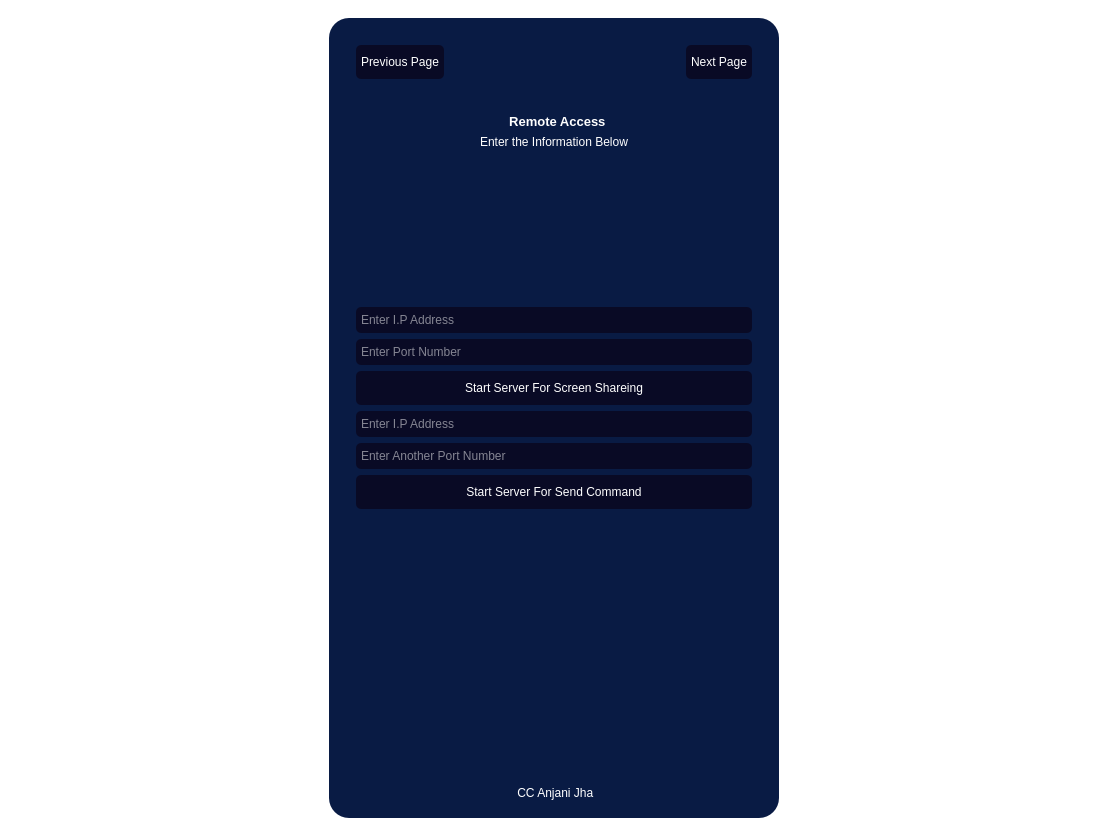
<?xml version="1.0" encoding="UTF-8"?>
<ui version="4.0">
 <class>MainWindow</class>
 <widget class="QMainWindow" name="MainWindow">
  <property name="geometry">
   <rect>
    <x>0</x>
    <y>0</y>
    <width>1109</width>
    <height>836</height>
   </rect>
  </property>
  <property name="windowTitle">
   <string>NetAdminPro Server</string>
  </property>
  <property name="windowIcon">
   <iconset resource="Loginresources.qrc">
    <normaloff>:/image/images/AppLogo.png</normaloff>:/image/images/AppLogo.png</iconset>
  </property>
  <property name="styleSheet">
   <string notr="true">*{
	border: none;
	background-color: transparent;
	background: transparent;
	padding: 0;
	margin: 0;
	color: #fff;
}
#centralwidget{
	background-color: ;
	background-image: url(:/image/images/bg.jpg);
}
#widget{
	background-color: rgb(9, 27, 68);
	border-radius:20px;
}
QLineEdit{
	background-color: rgb(9, 10, 37);
	padding: 5px 3px;
	border-radius:5px;
	
}
QPushButton{
	background-color:  rgb(9, 10, 37);
	padding: 10px 5px;
	border-radius:5px;
}</string>
  </property>
  <property name="iconSize">
   <size>
    <width>30</width>
    <height>30</height>
   </size>
  </property>
  <widget class="QWidget" name="centralwidget">
   <layout class="QVBoxLayout" name="verticalLayout">
    <item alignment="Qt::AlignHCenter">
     <widget class="QWidget" name="widget" native="true">
      <property name="minimumSize">
       <size>
        <width>450</width>
        <height>700</height>
       </size>
      </property>
      <property name="maximumSize">
       <size>
        <width>600</width>
        <height>800</height>
       </size>
      </property>
      <layout class="QVBoxLayout" name="verticalLayout_2">
       <item>
        <widget class="QStackedWidget" name="stackedWidget">
         <property name="font">
          <font>
           <weight>75</weight>
           <bold>true</bold>
          </font>
         </property>
         <property name="currentIndex">
          <number>0</number>
         </property>
         <widget class="QWidget" name="RemoteAccessPage">
          <layout class="QVBoxLayout" name="verticalLayout_3">
           <item>
            <widget class="QFrame" name="RANavFrame">
             <property name="frameShape">
              <enum>QFrame::StyledPanel</enum>
             </property>
             <property name="frameShadow">
              <enum>QFrame::Raised</enum>
             </property>
             <layout class="QHBoxLayout" name="horizontalLayout">
              <item alignment="Qt::AlignLeft|Qt::AlignTop">
               <widget class="QPushButton" name="RAPrevBttn">
                <property name="minimumSize">
                 <size>
                  <width>0</width>
                  <height>0</height>
                 </size>
                </property>
                <property name="text">
                 <string>Previous Page</string>
                </property>
                <property name="icon">
                 <iconset resource="Loginresources.qrc">
                  <normaloff>:/icons/Icons/arrow-left-circle.png</normaloff>:/icons/Icons/arrow-left-circle.png</iconset>
                </property>
               </widget>
              </item>
              <item alignment="Qt::AlignRight|Qt::AlignTop">
               <widget class="QPushButton" name="RANextBttn">
                <property name="text">
                 <string>Next Page</string>
                </property>
                <property name="icon">
                 <iconset resource="Loginresources.qrc">
                  <normaloff>:/icons/Icons/arrow-right-circle.png</normaloff>:/icons/Icons/arrow-right-circle.png</iconset>
                </property>
                <property name="iconSize">
                 <size>
                  <width>20</width>
                  <height>20</height>
                 </size>
                </property>
               </widget>
              </item>
             </layout>
            </widget>
           </item>
           <item alignment="Qt::AlignHCenter|Qt::AlignTop">
            <widget class="QLabel" name="RALogo">
             <property name="text">
              <string/>
             </property>
             <property name="pixmap">
              <pixmap resource="Loginresources.qrc">:/icons/Icons/airplay.png</pixmap>
             </property>
            </widget>
           </item>
           <item alignment="Qt::AlignHCenter|Qt::AlignTop">
            <widget class="QLabel" name="RAName">
             <property name="font">
              <font>
               <pointsize>10</pointsize>
               <weight>75</weight>
               <bold>true</bold>
              </font>
             </property>
             <property name="text">
              <string>  Remote Access</string>
             </property>
            </widget>
           </item>
           <item alignment="Qt::AlignHCenter|Qt::AlignTop">
            <widget class="QLabel" name="RAInfo">
             <property name="text">
              <string>Enter the Information Below</string>
             </property>
            </widget>
           </item>
           <item>
            <spacer name="verticalSpacer">
             <property name="orientation">
              <enum>Qt::Vertical</enum>
             </property>
             <property name="sizeHint" stdset="0">
              <size>
               <width>20</width>
               <height>40</height>
              </size>
             </property>
            </spacer>
           </item>
           <item>
            <widget class="QFrame" name="RAMainFrame">
             <property name="frameShape">
              <enum>QFrame::StyledPanel</enum>
             </property>
             <property name="frameShadow">
              <enum>QFrame::Raised</enum>
             </property>
             <layout class="QVBoxLayout" name="verticalLayout_4">
              <item>
               <widget class="QLineEdit" name="RAIPLine">
                <property name="placeholderText">
                 <string>Enter I.P Address </string>
                </property>
               </widget>
              </item>
              <item>
               <widget class="QLineEdit" name="RAPortLine">
                <property name="placeholderText">
                 <string>Enter Port Number</string>
                </property>
               </widget>
              </item>
              <item>
               <widget class="QPushButton" name="RAStartserverBttn">
                <property name="text">
                 <string>Start Server For Screen Shareing</string>
                </property>
               </widget>
              </item>
              <item>
               <widget class="QLineEdit" name="RAIP2Line">
                <property name="placeholderText">
                 <string>Enter I.P Address</string>
                </property>
               </widget>
              </item>
              <item>
               <widget class="QLineEdit" name="RA2PortLine">
                <property name="placeholderText">
                 <string>Enter Another Port Number</string>
                </property>
               </widget>
              </item>
              <item>
               <widget class="QPushButton" name="RASendCommandBttn">
                <property name="text">
                 <string>Start Server For Send Command</string>
                </property>
               </widget>
              </item>
              <item>
               <spacer name="verticalSpacer_5">
                <property name="orientation">
                 <enum>Qt::Vertical</enum>
                </property>
                <property name="sizeHint" stdset="0">
                 <size>
                  <width>20</width>
                  <height>40</height>
                 </size>
                </property>
               </spacer>
              </item>
              <item>
               <spacer name="verticalSpacer_4">
                <property name="orientation">
                 <enum>Qt::Vertical</enum>
                </property>
                <property name="sizeHint" stdset="0">
                 <size>
                  <width>20</width>
                  <height>40</height>
                 </size>
                </property>
               </spacer>
              </item>
              <item>
               <spacer name="verticalSpacer_3">
                <property name="orientation">
                 <enum>Qt::Vertical</enum>
                </property>
                <property name="sizeHint" stdset="0">
                 <size>
                  <width>20</width>
                  <height>40</height>
                 </size>
                </property>
               </spacer>
              </item>
             </layout>
            </widget>
           </item>
           <item>
            <spacer name="verticalSpacer_2">
             <property name="orientation">
              <enum>Qt::Vertical</enum>
             </property>
             <property name="sizeHint" stdset="0">
              <size>
               <width>20</width>
               <height>40</height>
              </size>
             </property>
            </spacer>
           </item>
           <item alignment="Qt::AlignHCenter|Qt::AlignBottom">
            <widget class="QLabel" name="RACCLabel">
             <property name="text">
              <string> CC Anjani Jha</string>
             </property>
            </widget>
           </item>
          </layout>
         </widget>
         <widget class="QWidget" name="SharedFileTransferPage">
          <layout class="QVBoxLayout" name="verticalLayout_5">
           <item>
            <widget class="QFrame" name="SFNavFrame">
             <property name="frameShape">
              <enum>QFrame::StyledPanel</enum>
             </property>
             <property name="frameShadow">
              <enum>QFrame::Raised</enum>
             </property>
             <layout class="QHBoxLayout" name="horizontalLayout_2">
              <item alignment="Qt::AlignLeft|Qt::AlignTop">
               <widget class="QPushButton" name="SFPrevBttn">
                <property name="text">
                 <string>Previous Page</string>
                </property>
                <property name="icon">
                 <iconset resource="Loginresources.qrc">
                  <normaloff>:/icons/Icons/arrow-left-circle.png</normaloff>:/icons/Icons/arrow-left-circle.png</iconset>
                </property>
               </widget>
              </item>
              <item alignment="Qt::AlignRight|Qt::AlignTop">
               <widget class="QPushButton" name="SFNextBttn">
                <property name="text">
                 <string>Next Page</string>
                </property>
                <property name="icon">
                 <iconset resource="Loginresources.qrc">
                  <normaloff>:/icons/Icons/arrow-right-circle.png</normaloff>:/icons/Icons/arrow-right-circle.png</iconset>
                </property>
               </widget>
              </item>
             </layout>
            </widget>
           </item>
           <item alignment="Qt::AlignHCenter|Qt::AlignTop">
            <widget class="QLabel" name="SFLogo">
             <property name="text">
              <string/>
             </property>
             <property name="pixmap">
              <pixmap resource="Loginresources.qrc">:/icons/Icons/folder.png</pixmap>
             </property>
            </widget>
           </item>
           <item alignment="Qt::AlignHCenter|Qt::AlignTop">
            <widget class="QLabel" name="SFName">
             <property name="font">
              <font>
               <pointsize>12</pointsize>
               <weight>75</weight>
               <bold>true</bold>
              </font>
             </property>
             <property name="text">
              <string> Shared File Transfer</string>
             </property>
            </widget>
           </item>
           <item alignment="Qt::AlignHCenter|Qt::AlignTop">
            <widget class="QLabel" name="SFInfo">
             <property name="text">
              <string> Enter The Information Below</string>
             </property>
            </widget>
           </item>
           <item>
            <spacer name="verticalSpacer_6">
             <property name="orientation">
              <enum>Qt::Vertical</enum>
             </property>
             <property name="sizeHint" stdset="0">
              <size>
               <width>20</width>
               <height>40</height>
              </size>
             </property>
            </spacer>
           </item>
           <item>
            <widget class="QFrame" name="SFMainFrame">
             <property name="frameShape">
              <enum>QFrame::StyledPanel</enum>
             </property>
             <property name="frameShadow">
              <enum>QFrame::Raised</enum>
             </property>
             <layout class="QVBoxLayout" name="verticalLayout_6">
              <item>
               <widget class="QPushButton" name="SFSelectFileBttn">
                <property name="text">
                 <string>Select File</string>
                </property>
               </widget>
              </item>
              <item>
               <widget class="QLineEdit" name="SFFileSelectLine">
                <property name="placeholderText">
                 <string>The file You Have Selected</string>
                </property>
               </widget>
              </item>
              <item>
               <widget class="QPushButton" name="SFSendFileBttn">
                <property name="text">
                 <string>Send File</string>
                </property>
               </widget>
              </item>
             </layout>
            </widget>
           </item>
           <item>
            <spacer name="verticalSpacer_8">
             <property name="orientation">
              <enum>Qt::Vertical</enum>
             </property>
             <property name="sizeHint" stdset="0">
              <size>
               <width>20</width>
               <height>40</height>
              </size>
             </property>
            </spacer>
           </item>
           <item>
            <spacer name="verticalSpacer_7">
             <property name="orientation">
              <enum>Qt::Vertical</enum>
             </property>
             <property name="sizeHint" stdset="0">
              <size>
               <width>20</width>
               <height>40</height>
              </size>
             </property>
            </spacer>
           </item>
           <item alignment="Qt::AlignHCenter|Qt::AlignBottom">
            <widget class="QLabel" name="SFCCLabel">
             <property name="text">
              <string> CC Anjani Jha</string>
             </property>
            </widget>
           </item>
          </layout>
         </widget>
         <widget class="QWidget" name="NetworkConfigurationPage">
          <layout class="QVBoxLayout" name="verticalLayout_7">
           <item>
            <widget class="QFrame" name="NCNavFrame">
             <property name="frameShape">
              <enum>QFrame::StyledPanel</enum>
             </property>
             <property name="frameShadow">
              <enum>QFrame::Raised</enum>
             </property>
             <layout class="QHBoxLayout" name="horizontalLayout_3">
              <item alignment="Qt::AlignLeft">
               <widget class="QPushButton" name="NCPrevBttn">
                <property name="text">
                 <string>Previous Page</string>
                </property>
                <property name="icon">
                 <iconset resource="Loginresources.qrc">
                  <normaloff>:/icons/Icons/arrow-left-circle.png</normaloff>:/icons/Icons/arrow-left-circle.png</iconset>
                </property>
               </widget>
              </item>
              <item alignment="Qt::AlignRight">
               <widget class="QPushButton" name="NCNextBttn">
                <property name="text">
                 <string>Next Page</string>
                </property>
                <property name="icon">
                 <iconset resource="Loginresources.qrc">
                  <normaloff>:/icons/Icons/arrow-right-circle.png</normaloff>:/icons/Icons/arrow-right-circle.png</iconset>
                </property>
               </widget>
              </item>
             </layout>
            </widget>
           </item>
           <item alignment="Qt::AlignHCenter|Qt::AlignTop">
            <widget class="QLabel" name="NCLogo">
             <property name="text">
              <string/>
             </property>
             <property name="pixmap">
              <pixmap resource="Loginresources.qrc">:/icons/Icons/wifi.png</pixmap>
             </property>
            </widget>
           </item>
           <item alignment="Qt::AlignHCenter|Qt::AlignTop">
            <widget class="QLabel" name="NCName">
             <property name="font">
              <font>
               <pointsize>12</pointsize>
               <weight>75</weight>
               <bold>true</bold>
              </font>
             </property>
             <property name="text">
              <string> Network Configuration </string>
             </property>
            </widget>
           </item>
           <item alignment="Qt::AlignHCenter|Qt::AlignTop">
            <widget class="QLabel" name="NCInfo">
             <property name="text">
              <string> Enter the Information Below</string>
             </property>
            </widget>
           </item>
           <item>
            <spacer name="verticalSpacer_9">
             <property name="orientation">
              <enum>Qt::Vertical</enum>
             </property>
             <property name="sizeHint" stdset="0">
              <size>
               <width>20</width>
               <height>40</height>
              </size>
             </property>
            </spacer>
           </item>
           <item>
            <widget class="QFrame" name="NCMainFrame">
             <property name="frameShape">
              <enum>QFrame::StyledPanel</enum>
             </property>
             <property name="frameShadow">
              <enum>QFrame::Raised</enum>
             </property>
             <layout class="QVBoxLayout" name="verticalLayout_8">
              <item>
               <widget class="QRadioButton" name="NCChangeIPRBttn">
                <property name="font">
                 <font>
                  <pointsize>9</pointsize>
                  <weight>75</weight>
                  <bold>true</bold>
                 </font>
                </property>
                <property name="text">
                 <string>Change I.P. Address Of Client</string>
                </property>
               </widget>
              </item>
              <item>
               <widget class="QRadioButton" name="NCChangeDnsRBttn">
                <property name="font">
                 <font>
                  <pointsize>9</pointsize>
                  <weight>75</weight>
                  <bold>true</bold>
                 </font>
                </property>
                <property name="text">
                 <string>Change DNS Of CLient</string>
                </property>
               </widget>
              </item>
              <item>
               <widget class="QLineEdit" name="NCselectLine">
                <property name="placeholderText">
                 <string>Enter The Information Which You Have Selected</string>
                </property>
               </widget>
              </item>
              <item>
               <widget class="QPushButton" name="NCChangeBttn">
                <property name="text">
                 <string>Change</string>
                </property>
               </widget>
              </item>
              <item>
               <widget class="QPushButton" name="NCBlockInternetBttn">
                <property name="text">
                 <string>Block Internet</string>
                </property>
               </widget>
              </item>
              <item>
               <widget class="QPushButton" name="NCAllowInternetBttn">
                <property name="text">
                 <string>Allow Internet</string>
                </property>
               </widget>
              </item>
              <item>
               <spacer name="verticalSpacer_13">
                <property name="orientation">
                 <enum>Qt::Vertical</enum>
                </property>
                <property name="sizeHint" stdset="0">
                 <size>
                  <width>20</width>
                  <height>40</height>
                 </size>
                </property>
               </spacer>
              </item>
              <item>
               <spacer name="verticalSpacer_12">
                <property name="orientation">
                 <enum>Qt::Vertical</enum>
                </property>
                <property name="sizeHint" stdset="0">
                 <size>
                  <width>20</width>
                  <height>40</height>
                 </size>
                </property>
               </spacer>
              </item>
              <item>
               <spacer name="verticalSpacer_11">
                <property name="orientation">
                 <enum>Qt::Vertical</enum>
                </property>
                <property name="sizeHint" stdset="0">
                 <size>
                  <width>20</width>
                  <height>40</height>
                 </size>
                </property>
               </spacer>
              </item>
              <item>
               <spacer name="verticalSpacer_10">
                <property name="orientation">
                 <enum>Qt::Vertical</enum>
                </property>
                <property name="sizeHint" stdset="0">
                 <size>
                  <width>20</width>
                  <height>40</height>
                 </size>
                </property>
               </spacer>
              </item>
             </layout>
            </widget>
           </item>
           <item alignment="Qt::AlignHCenter|Qt::AlignBottom">
            <widget class="QLabel" name="NCCCLabel">
             <property name="text">
              <string> CC Anjani Jha</string>
             </property>
            </widget>
           </item>
          </layout>
         </widget>
         <widget class="QWidget" name="BrowsingControlPage">
          <layout class="QVBoxLayout" name="verticalLayout_9">
           <item>
            <widget class="QFrame" name="BCNavFrame">
             <property name="frameShape">
              <enum>QFrame::StyledPanel</enum>
             </property>
             <property name="frameShadow">
              <enum>QFrame::Raised</enum>
             </property>
             <layout class="QHBoxLayout" name="horizontalLayout_4">
              <item alignment="Qt::AlignLeft|Qt::AlignTop">
               <widget class="QPushButton" name="BCPrevBttn">
                <property name="text">
                 <string>Previous Page</string>
                </property>
                <property name="icon">
                 <iconset resource="Loginresources.qrc">
                  <normaloff>:/icons/Icons/arrow-left-circle.png</normaloff>:/icons/Icons/arrow-left-circle.png</iconset>
                </property>
               </widget>
              </item>
              <item alignment="Qt::AlignRight|Qt::AlignTop">
               <widget class="QPushButton" name="BCNextBttn">
                <property name="text">
                 <string>Next Page</string>
                </property>
                <property name="icon">
                 <iconset resource="Loginresources.qrc">
                  <normaloff>:/icons/Icons/arrow-right-circle.png</normaloff>:/icons/Icons/arrow-right-circle.png</iconset>
                </property>
               </widget>
              </item>
             </layout>
            </widget>
           </item>
           <item alignment="Qt::AlignHCenter|Qt::AlignTop">
            <widget class="QLabel" name="BCLogo">
             <property name="text">
              <string/>
             </property>
             <property name="pixmap">
              <pixmap resource="Loginresources.qrc">:/icons/Icons/chrome.png</pixmap>
             </property>
            </widget>
           </item>
           <item alignment="Qt::AlignHCenter|Qt::AlignTop">
            <widget class="QLabel" name="BCName">
             <property name="font">
              <font>
               <pointsize>12</pointsize>
               <weight>75</weight>
               <bold>true</bold>
              </font>
             </property>
             <property name="text">
              <string> Browsing Control </string>
             </property>
            </widget>
           </item>
           <item alignment="Qt::AlignHCenter|Qt::AlignTop">
            <widget class="QLabel" name="BCInfo">
             <property name="text">
              <string> Enter The Information Below</string>
             </property>
            </widget>
           </item>
           <item>
            <spacer name="verticalSpacer_14">
             <property name="orientation">
              <enum>Qt::Vertical</enum>
             </property>
             <property name="sizeHint" stdset="0">
              <size>
               <width>20</width>
               <height>40</height>
              </size>
             </property>
            </spacer>
           </item>
           <item>
            <widget class="QFrame" name="BCMainFrame">
             <property name="frameShape">
              <enum>QFrame::StyledPanel</enum>
             </property>
             <property name="frameShadow">
              <enum>QFrame::Raised</enum>
             </property>
             <layout class="QVBoxLayout" name="verticalLayout_10">
              <item>
               <widget class="QLineEdit" name="BCUrlBlockLine">
                <property name="placeholderText">
                 <string>Enter The URL To Block</string>
                </property>
               </widget>
              </item>
              <item>
               <widget class="QPushButton" name="BCBlockUrlBttn">
                <property name="text">
                 <string>Block URL</string>
                </property>
               </widget>
              </item>
              <item>
               <widget class="QLineEdit" name="BCUrlUnBlockLine">
                <property name="placeholderText">
                 <string>Enter Specific URL To Unblock</string>
                </property>
               </widget>
              </item>
              <item>
               <widget class="QPushButton" name="BCUnblockUrlBttn">
                <property name="text">
                 <string>Unblock Specific URL</string>
                </property>
               </widget>
              </item>
              <item>
               <widget class="QPushButton" name="BCUnBlockAllURLBttn">
                <property name="text">
                 <string>Unblock All URL</string>
                </property>
               </widget>
              </item>
              <item>
               <widget class="QPushButton" name="BCBrowsingHistoryBttn">
                <property name="text">
                 <string>Browsing History</string>
                </property>
               </widget>
              </item>
             </layout>
            </widget>
           </item>
           <item>
            <spacer name="verticalSpacer_16">
             <property name="orientation">
              <enum>Qt::Vertical</enum>
             </property>
             <property name="sizeHint" stdset="0">
              <size>
               <width>20</width>
               <height>40</height>
              </size>
             </property>
            </spacer>
           </item>
           <item>
            <spacer name="verticalSpacer_15">
             <property name="orientation">
              <enum>Qt::Vertical</enum>
             </property>
             <property name="sizeHint" stdset="0">
              <size>
               <width>20</width>
               <height>40</height>
              </size>
             </property>
            </spacer>
           </item>
           <item alignment="Qt::AlignHCenter|Qt::AlignBottom">
            <widget class="QLabel" name="BCCCLabel">
             <property name="text">
              <string>CC Anjani Jha</string>
             </property>
            </widget>
           </item>
          </layout>
         </widget>
         <widget class="QWidget" name="LogFilePage">
          <layout class="QVBoxLayout" name="verticalLayout_13">
           <item>
            <widget class="QFrame" name="LogNavFrame">
             <property name="frameShape">
              <enum>QFrame::StyledPanel</enum>
             </property>
             <property name="frameShadow">
              <enum>QFrame::Raised</enum>
             </property>
             <layout class="QHBoxLayout" name="horizontalLayout_5">
              <item alignment="Qt::AlignLeft|Qt::AlignTop">
               <widget class="QPushButton" name="LogPrevBttn">
                <property name="text">
                 <string>Previous Page</string>
                </property>
                <property name="icon">
                 <iconset resource="Loginresources.qrc">
                  <normaloff>:/icons/Icons/arrow-left-circle.png</normaloff>:/icons/Icons/arrow-left-circle.png</iconset>
                </property>
               </widget>
              </item>
              <item alignment="Qt::AlignRight|Qt::AlignTop">
               <widget class="QPushButton" name="LogNextBttn">
                <property name="text">
                 <string>Next Page</string>
                </property>
                <property name="icon">
                 <iconset resource="Loginresources.qrc">
                  <normaloff>:/icons/Icons/arrow-right-circle.png</normaloff>:/icons/Icons/arrow-right-circle.png</iconset>
                </property>
               </widget>
              </item>
             </layout>
            </widget>
           </item>
           <item alignment="Qt::AlignHCenter|Qt::AlignTop">
            <widget class="QLabel" name="LogLogo">
             <property name="text">
              <string/>
             </property>
             <property name="pixmap">
              <pixmap resource="Loginresources.qrc">:/icons/Icons/book-open.png</pixmap>
             </property>
            </widget>
           </item>
           <item alignment="Qt::AlignHCenter|Qt::AlignTop">
            <widget class="QLabel" name="LogName">
             <property name="font">
              <font>
               <pointsize>12</pointsize>
               <weight>75</weight>
               <bold>true</bold>
              </font>
             </property>
             <property name="text">
              <string> Logs File</string>
             </property>
            </widget>
           </item>
           <item>
            <spacer name="verticalSpacer_20">
             <property name="orientation">
              <enum>Qt::Vertical</enum>
             </property>
             <property name="sizeHint" stdset="0">
              <size>
               <width>20</width>
               <height>40</height>
              </size>
             </property>
            </spacer>
           </item>
           <item>
            <widget class="QPushButton" name="LogGenerateBttn">
             <property name="text">
              <string>Generate System Log File</string>
             </property>
            </widget>
           </item>
           <item>
            <spacer name="verticalSpacer_22">
             <property name="orientation">
              <enum>Qt::Vertical</enum>
             </property>
             <property name="sizeHint" stdset="0">
              <size>
               <width>20</width>
               <height>40</height>
              </size>
             </property>
            </spacer>
           </item>
           <item>
            <spacer name="verticalSpacer_21">
             <property name="orientation">
              <enum>Qt::Vertical</enum>
             </property>
             <property name="sizeHint" stdset="0">
              <size>
               <width>20</width>
               <height>40</height>
              </size>
             </property>
            </spacer>
           </item>
           <item alignment="Qt::AlignHCenter|Qt::AlignBottom">
            <widget class="QLabel" name="LogCCLabel">
             <property name="text">
              <string> CC Anjani Jha</string>
             </property>
            </widget>
           </item>
          </layout>
         </widget>
         <widget class="QWidget" name="OtherModulePage">
          <layout class="QVBoxLayout" name="verticalLayout_11">
           <item>
            <widget class="QFrame" name="OMNavFrame">
             <property name="frameShape">
              <enum>QFrame::StyledPanel</enum>
             </property>
             <property name="frameShadow">
              <enum>QFrame::Raised</enum>
             </property>
             <layout class="QHBoxLayout" name="horizontalLayout_6">
              <item alignment="Qt::AlignLeft">
               <widget class="QPushButton" name="OMPrevBttn">
                <property name="text">
                 <string>Previous Page</string>
                </property>
                <property name="icon">
                 <iconset resource="Loginresources.qrc">
                  <normaloff>:/icons/Icons/arrow-left-circle.png</normaloff>:/icons/Icons/arrow-left-circle.png</iconset>
                </property>
               </widget>
              </item>
              <item alignment="Qt::AlignRight">
               <widget class="QPushButton" name="OMNextBttn">
                <property name="text">
                 <string>Next Page</string>
                </property>
                <property name="icon">
                 <iconset resource="Loginresources.qrc">
                  <normaloff>:/icons/Icons/arrow-right-circle.png</normaloff>:/icons/Icons/arrow-right-circle.png</iconset>
                </property>
               </widget>
              </item>
             </layout>
            </widget>
           </item>
           <item alignment="Qt::AlignHCenter|Qt::AlignTop">
            <widget class="QLabel" name="OMLogo">
             <property name="text">
              <string/>
             </property>
             <property name="pixmap">
              <pixmap resource="Loginresources.qrc">:/icons/Icons/info.png</pixmap>
             </property>
            </widget>
           </item>
           <item alignment="Qt::AlignHCenter|Qt::AlignTop">
            <widget class="QLabel" name="OMName">
             <property name="font">
              <font>
               <pointsize>12</pointsize>
               <weight>75</weight>
               <bold>true</bold>
              </font>
             </property>
             <property name="text">
              <string> Account And About</string>
             </property>
            </widget>
           </item>
           <item>
            <spacer name="verticalSpacer_18">
             <property name="orientation">
              <enum>Qt::Vertical</enum>
             </property>
             <property name="sizeHint" stdset="0">
              <size>
               <width>20</width>
               <height>40</height>
              </size>
             </property>
            </spacer>
           </item>
           <item>
            <widget class="QFrame" name="OMMainFrame">
             <property name="frameShape">
              <enum>QFrame::StyledPanel</enum>
             </property>
             <property name="frameShadow">
              <enum>QFrame::Raised</enum>
             </property>
             <layout class="QVBoxLayout" name="verticalLayout_12">
              <item>
               <widget class="QPushButton" name="OMDocumentBttn">
                <property name="text">
                 <string>Documentation And Help</string>
                </property>
               </widget>
              </item>
              <item>
               <widget class="QPushButton" name="OMAboutBttn">
                <property name="text">
                 <string>About</string>
                </property>
               </widget>
              </item>
              <item>
               <widget class="QPushButton" name="OMAccountBttn">
                <property name="text">
                 <string>Account Detail</string>
                </property>
               </widget>
              </item>
              <item>
               <widget class="QPushButton" name="OMLogOutBttn">
                <property name="text">
                 <string>LogOut</string>
                </property>
               </widget>
              </item>
              <item>
               <spacer name="verticalSpacer_23">
                <property name="orientation">
                 <enum>Qt::Vertical</enum>
                </property>
                <property name="sizeHint" stdset="0">
                 <size>
                  <width>20</width>
                  <height>40</height>
                 </size>
                </property>
               </spacer>
              </item>
              <item>
               <spacer name="verticalSpacer_19">
                <property name="orientation">
                 <enum>Qt::Vertical</enum>
                </property>
                <property name="sizeHint" stdset="0">
                 <size>
                  <width>20</width>
                  <height>40</height>
                 </size>
                </property>
               </spacer>
              </item>
             </layout>
            </widget>
           </item>
           <item>
            <spacer name="verticalSpacer_17">
             <property name="orientation">
              <enum>Qt::Vertical</enum>
             </property>
             <property name="sizeHint" stdset="0">
              <size>
               <width>20</width>
               <height>40</height>
              </size>
             </property>
            </spacer>
           </item>
           <item alignment="Qt::AlignHCenter|Qt::AlignBottom">
            <widget class="QLabel" name="OMCCLabel">
             <property name="text">
              <string> CC Anjani Jha</string>
             </property>
            </widget>
           </item>
          </layout>
         </widget>
        </widget>
       </item>
      </layout>
     </widget>
    </item>
   </layout>
  </widget>
 </widget>
 <resources>
  <include location="Loginresources.qrc"/>
 </resources>
 <connections/>
</ui>
